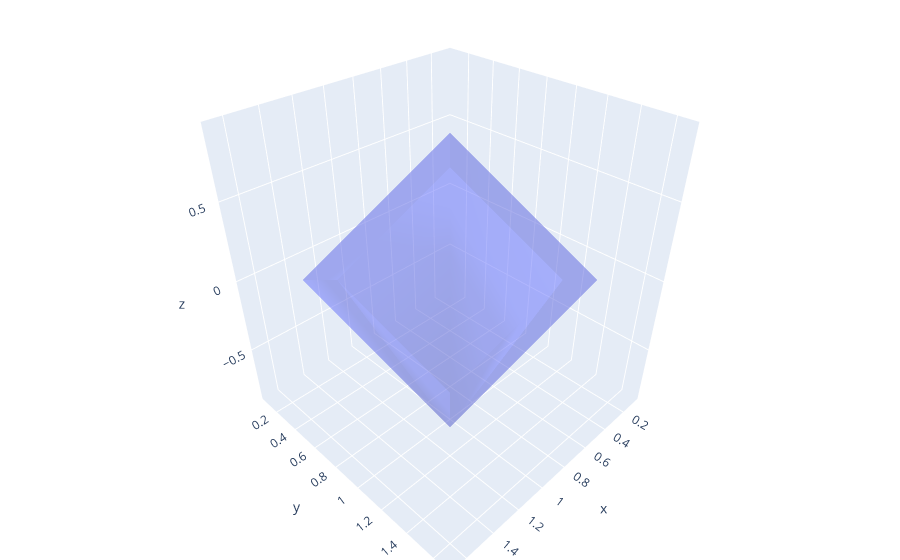

The notebook cell this image was saved under:
### Code cell
# tight layout
fig.update_layout(margin=dict(l=0, r=0, b=0, t=0))

fig.show()

### Figure 1 — Plotly figure (JSON) as saved in the notebook; plotly's stock layout.template omitted (floating-point values rounded to 4 significant figures)
{"data": [{"i": [7, 0, 0, 0, 4, 4, 6, 6, 4, 0, 3, 2], "j": [3, 4, 1, 2, 5, 6, 5, 2, 0, 1, 6, 3], "k": [0, 7, 2, 3, 6, 7, 1, 1, 5, 5, 7, 6], "opacity": 0.3, "type": "mesh3d", "x": [0.3, 0.08868, 0.8774, 1.089, 0.8774, 0.666, 1.455, 1.666], "y": [0.3, 1.089, 0.8774, 0.08868, 0.8774, 1.666, 1.455, 0.666], "z": [0.3, -0.2774, -0.8547, -0.2774, 0.8774, 0.3, -0.2774, 0.3]}], "layout": {"margin": {"b": 0, "l": 0, "r": 0, "t": 0}}}
